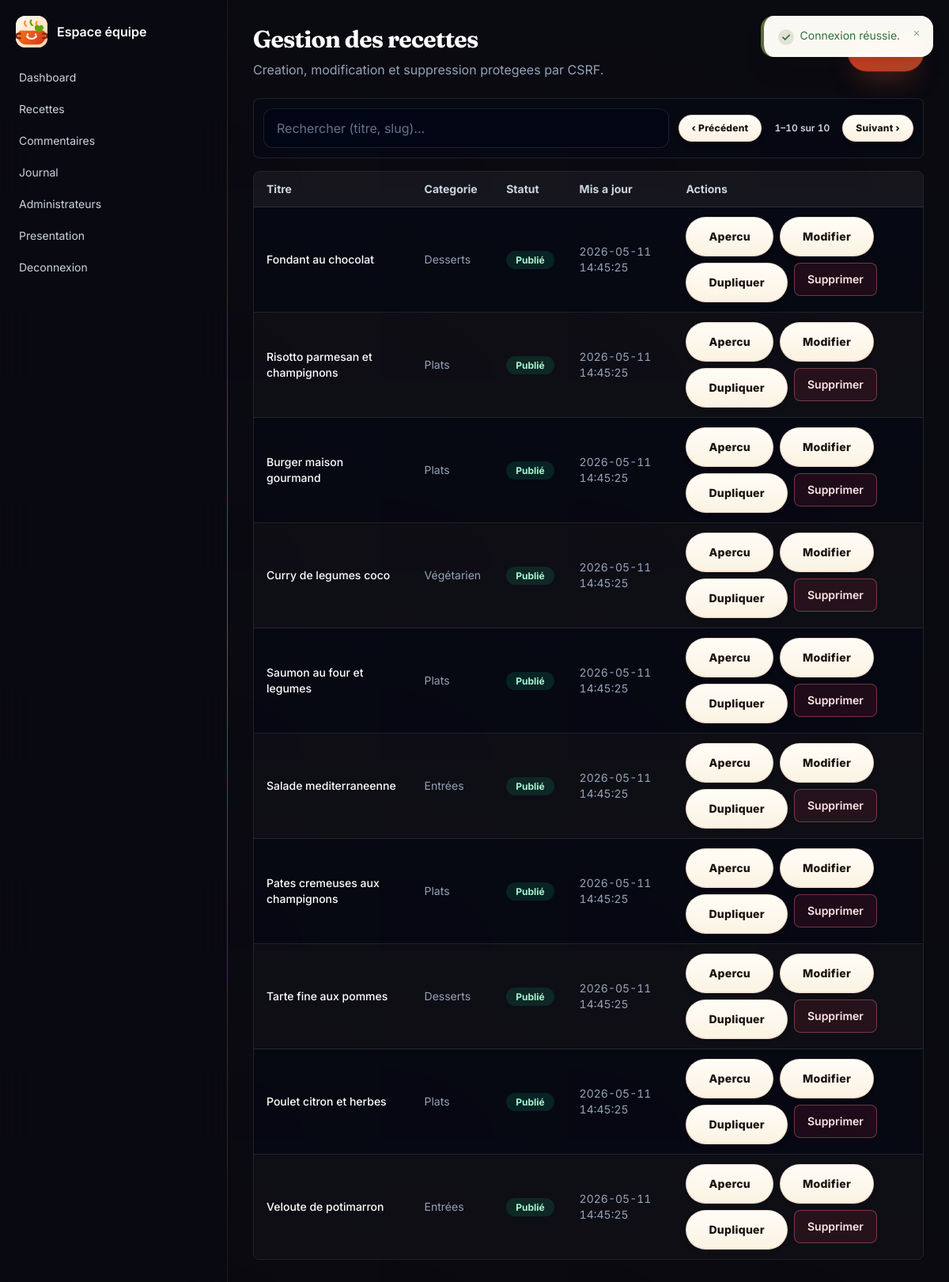
Page /admin/recipes/index.php (signed in) on the committed database.
### tables this page shows
CREATE TABLE IF NOT EXISTS recipes (
  id INT AUTO_INCREMENT PRIMARY KEY,
  title VARCHAR(150) NOT NULL,
  slug VARCHAR(180) NOT NULL UNIQUE,
  short_description VARCHAR(300) NOT NULL,
  description TEXT NOT NULL,
  ingredients TEXT NOT NULL,
  preparation_steps TEXT NOT NULL,
  image_path VARCHAR(255) NULL,
  category VARCHAR(40) NOT NULL DEFAULT 'plats',
  status ENUM('draft', 'published', 'archived') NOT NULL DEFAULT 'draft',
  published_at DATETIME NULL,
  view_count INT UNSIGNED NOT NULL DEFAULT 0,
  created_at DATETIME NOT NULL DEFAULT CURRENT_TIMESTAMP,
  updated_at DATETIME NOT NULL DEFAULT CURRENT_TIMESTAMP ON UPDATE CURRENT_TIMESTAMP,
  INDEX idx_recipes_slug (slug),
  INDEX idx_recipes_public (status, category, published_at)
);

### public/admin/recipes/index.php (called while the page is built)
<?php require __DIR__ . '/../../../admin/recipes/index.php';

### app/config/database.php (called while the page is built, shortened)
<?php
function db(): PDO
{
    $host = env_value('DB_HOST', '127.0.0.1');
    $port = env_value('DB_PORT', '3306');
    $name = env_value('DB_NAME', 'secure_recipes_greta92');
    $user = env_value('DB_USER', 'root');
    $password = env_value('DB_PASSWORD', '');
    $dsn = "mysql:host={$host};port={$port};dbname={$name};charset=utf8mb4";
    $pdo = new PDO($dsn, (string) $user, (string) $password, [
        PDO::ATTR_ERRMODE => PDO::ERRMODE_EXCEPTION,
        PDO::ATTR_DEFAULT_FETCH_MODE => PDO::FETCH_ASSOC,
        PDO::ATTR_EMULATE_PREPARES => false,
    ]);
    return $pdo;
}

### app/repositories/RecipeRepository.php (called while the page is built, shortened)
<?php
final class RecipeRepository
{
    public function all(): array
    {
        $stmt = $this->pdo->prepare('SELECT * FROM recipes ORDER BY created_at DESC, id DESC');
        $stmt->execute();
        return $stmt->fetchAll();
    }
}

### admin/recipes/index.php (the view, shortened to what this page needs)
<?php
require_once BASE_PATH . '/app/config/database.php';
require_once BASE_PATH . '/app/repositories/RecipeRepository.php';
$recipes = [];
$error = null;
try {
    $recipes = (new RecipeRepository(db()))->all();
} catch (Throwable $exception) {
    $error = 'Base de donnees indisponible.';
}
?>
<div class="mb-6 flex flex-col gap-3 sm:flex-row sm:items-center sm:justify-between">
    <div>
        <h1 class="text-3xl font-bold text-white">Gestion des recettes</h1>
        <p class="mt-2 text-slate-400">Creation, modification et suppression protegees par CSRF.</p>
    </div>
    <a class="btn-primary" href="/admin/recipes/create.php">Creer</a>
</div>
<?php if ($error): ?>
    <div class="panel-card p-5 text-amber-100"><?= e($error) ?></div>
<?php else: ?>
    <div class="mb-4 flex flex-wrap items-center gap-3 rounded-lg border border-white/10 bg-slate-950/40 p-3" data-table-toolbar="recipes">
        <label class="relative flex-1 min-w-[220px]">
            <input class="field" type="search" placeholder="Rechercher (titre, slug)..." data-table-search>
        </label>
        <div class="flex items-center gap-2 text-xs font-semibold text-slate-400">
            <button type="button" class="btn-secondary !px-4 !py-2 !text-xs" data-table-prev aria-label="Page précédente">‹ Précédent</button>
            <span data-table-indicator class="tabular px-2 text-slate-300">—</span>
            <button type="button" class="btn-secondary !px-4 !py-2 !text-xs" data-table-next aria-label="Page suivante">Suivant ›</button>
        </div>
    </div>
    <div class="overflow-hidden rounded-lg border border-white/10">
        <table class="w-full min-w-[760px] divide-y divide-white/10 text-left text-sm" data-table="recipes" data-page-size="10">
            <thead class="bg-white/5 text-slate-300">
                <tr><th class="px-4 py-3">Titre</th><th class="px-4 py-3">Categorie</th><th class="px-4 py-3">Statut</th><th class="px-4 py-3">Mis a jour</th><th class="px-4 py-3">Actions</th></tr>
            </thead>
            <tbody class="divide-y divide-white/10">
                <?php foreach ($recipes as $recipe): ?>
                    <tr class="bg-slate-950/40" data-search="<?= e($recipe['title'] . ' ' . $recipe['slug'] . ' ' . ($recipe['category'] ?? '') . ' ' . ($recipe['status'] ?? '')) ?>">
                        <td class="px-4 py-3 font-medium text-white"><?= e($recipe['title']) ?></td>
                        <td class="px-4 py-3 text-slate-400"><?= e(recipe_category_label($recipe['category'] ?? null)) ?></td>
                        <td class="px-4 py-3">
                            <span class="rounded-full px-3 py-1 text-xs font-bold <?= ($recipe['status'] ?? '') === 'published' ? 'bg-emerald-500/15 text-emerald-200' : (($recipe['status'] ?? '') === 'archived' ? 'bg-slate-500/20 text-slate-300' : 'bg-amber-500/15 text-amber-200') ?>">
                                <?= e(recipe_statuses()[$recipe['status'] ?? 'draft'] ?? 'Brouillon') ?>
                            </span>
                        </td>
                        <td class="px-4 py-3 text-slate-400"><?= e($recipe['updated_at']) ?></td>
                        <td class="px-4 py-3">
                            <div class="flex flex-wrap gap-2">
                                <a class="btn-secondary" href="/admin/recipes/preview.php?id=<?= e($recipe['id']) ?>">Apercu</a>
                                <a class="btn-secondary" href="/admin/recipes/edit.php?id=<?= e($recipe['id']) ?>">Modifier</a>
                                <form method="post" action="/admin/recipes/duplicate.php">
                                    <button class="btn-secondary" type="submit">Dupliquer</button>
                                </form>
                                <form method="post" action="/admin/recipes/delete.php" data-confirm="Êtes-vous sûr de vouloir supprimer définitivement la recette « <?= e($recipe['title']) ?> » ? Cette action est irréversible.">
                                    <button class="btn-danger" type="submit">Supprimer</button>
                                </form>
                            </div>
                        </td>
                    </tr>
                <?php endforeach; ?>
            </tbody>
        </table>
    </div>
<?php endif; ?>

### rows in the picture
recipes: title "Fondant au chocolat", category "Desserts", status "Publié", updated_at "2026-05-11 14:45:25"
recipes: title "Risotto parmesan et champignons", category "Plats", status "Publié", updated_at "2026-05-11 14:45:25"
recipes: title "Burger maison gourmand", category "Plats", status "Publié", updated_at "2026-05-11 14:45:25"
recipes: title "Curry de legumes coco", category "Végétarien", status "Publié", updated_at "2026-05-11 14:45:25"
recipes: title "Saumon au four et legumes", category "Plats", status "Publié", updated_at "2026-05-11 14:45:25"
recipes: title "Salade mediterraneenne", category "Entrées", status "Publié", updated_at "2026-05-11 14:45:25"
recipes: title "Pates cremeuses aux champignons", category "Plats", status "Publié", updated_at "2026-05-11 14:45:25"
recipes: title "Tarte fine aux pommes", category "Desserts", status "Publié", updated_at "2026-05-11 14:45:25"
recipes: title "Poulet citron et herbes", category "Plats", status "Publié", updated_at "2026-05-11 14:45:25"
recipes: title "Veloute de potimarron", category "Entrées", status "Publié", updated_at "2026-05-11 14:45:25"

### other values in the picture
$message "Connexion réussie."
